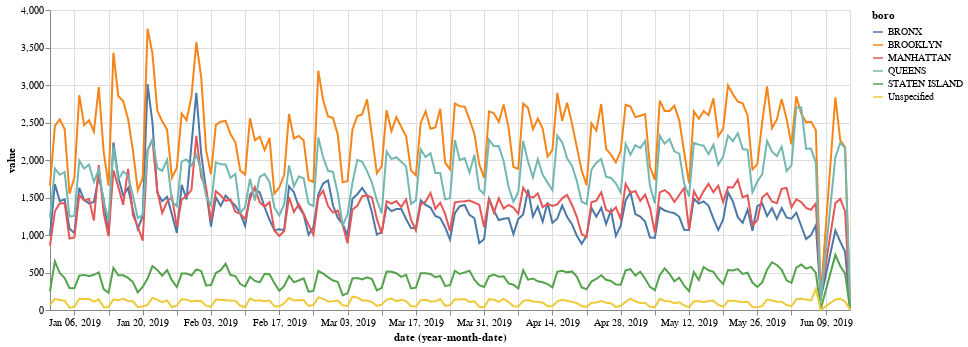

Write notebook code for a chart like this one.
### Code cell
timeline = alt.Chart(data, width=800).mark_line().encode(
    x=alt.X('date:T', timeUnit='yearmonthdate'),
    y='value',
    color='boro'
).transform_filter(
    (alt.datum.metric == 'complaints')
)

timeline

### Figure 1 — Vega-Lite specification as saved in the notebook (floating-point values rounded to 4 significant figures; data arrays with more than 128 entries replaced by an {"elided": "..."} marker saying what was removed)
{"$schema": "https://vega.github.io/schema/vega-lite/v3.3.0.json", "config": {"mark": {"tooltip": null}, "view": {"height": 300, "width": 400}}, "data": {"name": "data-881d0ddad787ff007bd0f38d8dbfa700"}, "datasets": {"data-881d0ddad787ff007bd0f38d8dbfa700": {"elided": "6840 records"}}, "encoding": {"color": {"field": "boro", "type": "nominal"}, "x": {"field": "date", "timeUnit": "yearmonthdate", "type": "temporal"}, "y": {"field": "value", "type": "quantitative"}}, "mark": "line", "transform": [{"filter": "(datum.metric === 'complaints')"}], "width": 800}
